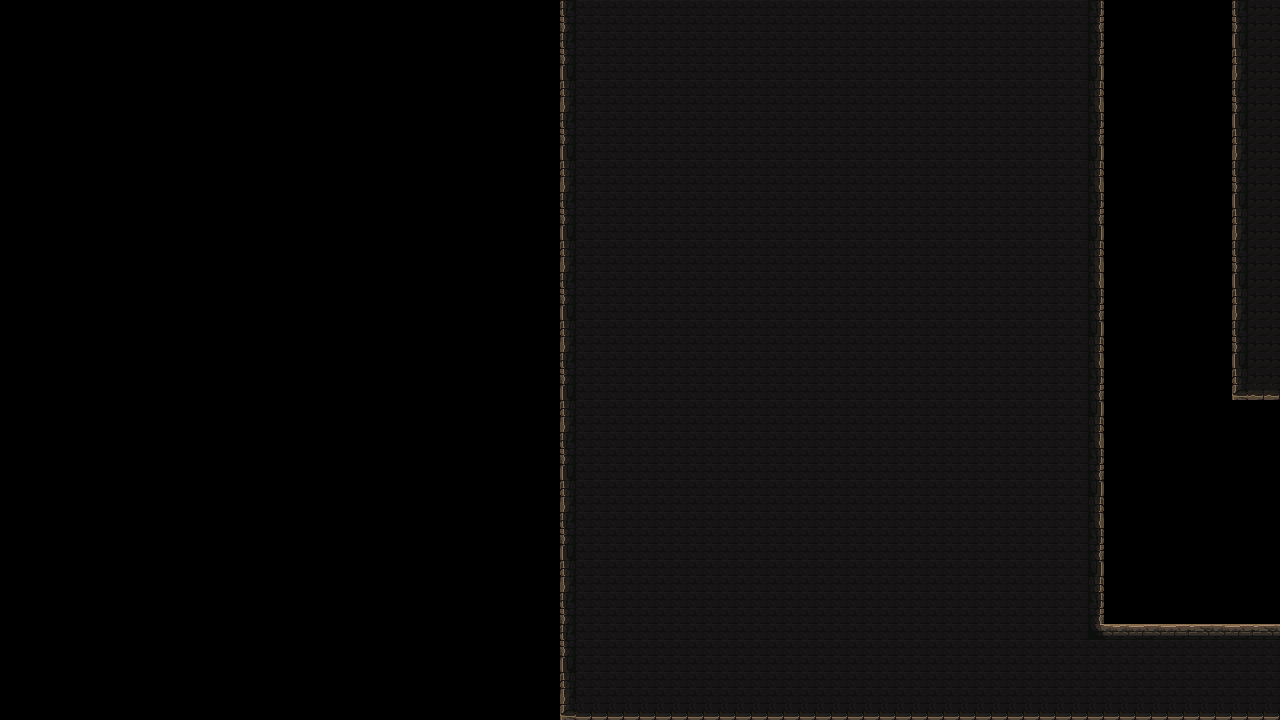

This is a level from a 2D game, rendered from its Tiled map with the project's own tilesets. A one-line summary and the map file follow, with tile-layer data summarised:
An orthogonal 80x45 tile map with 16x16 px tiles, 1 tile layer (platform).

<map version="1.4" tiledversion="1.4.3" orientation="orthogonal" renderorder="right-down" width="80" height="45" tilewidth="16" tileheight="16" infinite="0" nextlayerid="2" nextobjectid="1">
 <tileset firstgid="1" name="mainlevbuild_A" tilewidth="16" tileheight="16" tilecount="4096" columns="64">
  <image source="mainlevbuild_A.png" width="1024" height="1024" />
 </tileset>
 <layer id="1" name="platform" width="80" height="45">
  <data>[3600 cells, 1671 non-empty, 20 distinct tile ids]</data>
 </layer>
</map>
